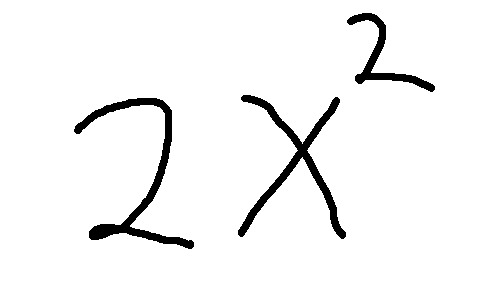
#> input picture notebooks/test3.jpeg, 480 x 296 px
$ python testing_code.py
#> lines starting #> are read from the running program, lines starting #| are printed output that depends on the picture; after the words box and inside, x2 and y2 are one past the last pixel; in counts of white or black regions, pixels touching at a corner belong together
### equations/get_test_data.py
#code to recognize singular characters in equations
import cv2
import tensorflow as tf
import matplotlib.image as mpimg

def recognizing_characters(path):
    #read image
#> called with path = '../notebooks/test3.jpeg'
    img_original = mpimg.imread(path)
#> img_original is the input picture: shape (296, 480, 3); min 0, max 255, mean 243.3
    #transform to grays
    img_gray = cv2.cvtColor(img_original, cv2.COLOR_BGR2GRAY)
    #transform to binary --> 90 for now but it can be changed
    ret, thresh = cv2.threshold(img_gray,90,255,cv2.THRESH_BINARY)
#> thresh: shape (296, 480); 95.4% white; 3 black regions
    #find contours, we can use none or simple as chain approx
    contours, hierarchy = cv2.findContours(thresh, cv2.RETR_TREE, cv2.CHAIN_APPROX_NONE)
#> contours = 4 contours; box (x1, y1, x2, y2) and area: (0, 0, 480, 296) 141305, (73, 97, 195, 250) 2976, (237, 94, 347, 240) 2844, (346, 12, 436, 93) 1437
    #sort contours
    list_tuples_min = [(contours[i],contours[i][:,0][:,0].min()) for i in range(len(contours))]
#> list_tuples_min = 4 items
    list_tuples_min.sort(key=lambda x: x[1])
    #extract the contours only
    new_contours = [list_tuples_min[i][0] for i in range(len(list_tuples_min))]
#> new_contours has the same summary as contours
    #add info about character position in the equation
    full_image_h, full_image_w, full_image_channels = img_original.shape
#> full_image_h = 296; full_image_w = 480; full_image_channels = 3
    tier1 = int(full_image_h/3)
#> tier1 = 98
    tier2 = int(full_image_h/3)*2
#> tier2 = 196
    tier3 = int(full_image_h/3)*3
#> tier3 = 294
    list_min = []
    list_max = []
    for c in range(len(new_contours)):
        max_y = max(new_contours[c][:,0][:,1])
        min_y = min(new_contours[c][:,0][:,1])
        list_min.append(min_y)
        list_max.append(max_y)
#> this loop made 4 passes
#> (max_y, min_y) on passes 1 to 4: (295, 0), (249, 97), (239, 94), (92, 12)
#> after the loop, list_max = [295, 249, 239, 92]; list_min = [0, 97, 94, 12]
    position = []
    for i in range(len(list_min)):
        if list_min[i] < tier1 and list_max[i] < tier2:
            position.append('exponent')
        elif list_max[i] > tier2 and list_min[i] > tier1:
            position.append('index')
        else:
            position.append('regular')
#> this loop made 4 passes
#> after the loop, position = ['regular', 'regular', 'regular', 'exponent']
    #create a list of images
    list_images = []
    for c in range(len(new_contours)):
        x,y,w,h = cv2.boundingRect(new_contours[c])
        img = img_original.copy()[y:y+h,x:x+w]
        list_images.append(img)
#> this loop made 4 passes
#> (x, y, w, h) on passes 1 to 4: (0, 0, 480, 296), (73, 97, 122, 153), (237, 94, 110, 146), (346, 12, 90, 81)
#> pass 2, in recognizing_characters, `img = img_original.copy()[y:y+h,x:x+w]`:
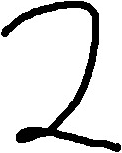
#> img: shape (153, 122, 3); min 0, max 255, mean 218.7
#> pass 3, in recognizing_characters, `img = img_original.copy()[y:y+h,x:x+w]`:
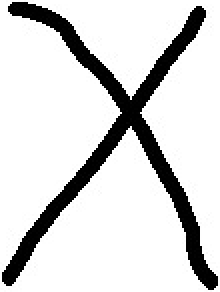
#> img: shape (146, 110, 3) (shown 2 times larger); min 0, max 255, mean 214.4
#> after the loop, list_images = 4 items
    #create variables for size of full image and mean lenght and compare with the images in the list
    big_image_len = len(img_original)
#> big_image_len = 296
    mean_len = sum([len(list_images[i]) for i in range(len(list_images))])/len(list_images)
#> mean_len = 169
    deleted_index = []
    for image in list_images:
        if len(image) == big_image_len:
            deleted_index.append(list_images.index(image))
        elif len(image) < 0.2*mean_len: #20% but it can be changed
            deleted_index.append(list_images.index(image))
#> after the loop, deleted_index = [0]
    for i in deleted_index:
        position.pop(deleted_index[i])
        list_images.pop(deleted_index[i])
#> this loop made 1 pass
#> after the loop, list_images = 3 items; position = ['regular', 'regular', 'exponent']
    character_position = [(list_images[i],position[i]) for i in range(len(list_images))]
#> character_position = 3 items
    return {'list_images':list_images,
            'images_with_position': character_position}


def new_measurements(array):
    resized = cv2.resize(array, (45,45), interpolation = cv2.INTER_AREA)
    resized_bw = tf.image.rgb_to_grayscale(resized)
    resized_3  =  tf.image.grayscale_to_rgb(resized_bw)
    return resized_3

def test_data(path):
    list_images = recognizing_characters(path)['list_images']
#> list_images = 3 items
    list_images_resized = []
    for img in list_images:
        resized_img = new_measurements(img)
        list_images_resized.append(resized_img)
#> this loop made 1 pass
#> pass 1, in new_measurements, `resized = cv2.resize(array, (45,45), interpolation = cv2.INTER_AREA)`:
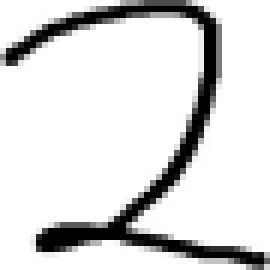
#> resized: shape (45, 45, 3) (shown 6 times larger); min 0, max 255, mean 218.7
#> after the loop, list_images_resized = []
    return list_images_resized

def test_data_with_positions(path):
    images_with_position = recognizing_characters(path)['images_with_position']
    return images_with_position

#if __name__ == "__main__":
#test

### equations/testing_code.py
from equations.get_test_data import test_data

test_data("../notebooks/test3.jpeg")
#> (the call stopped at in new_measurements, `resized_bw = tf.image.rgb_to_grayscale(resized)`: tensorflow is not available in this run)
